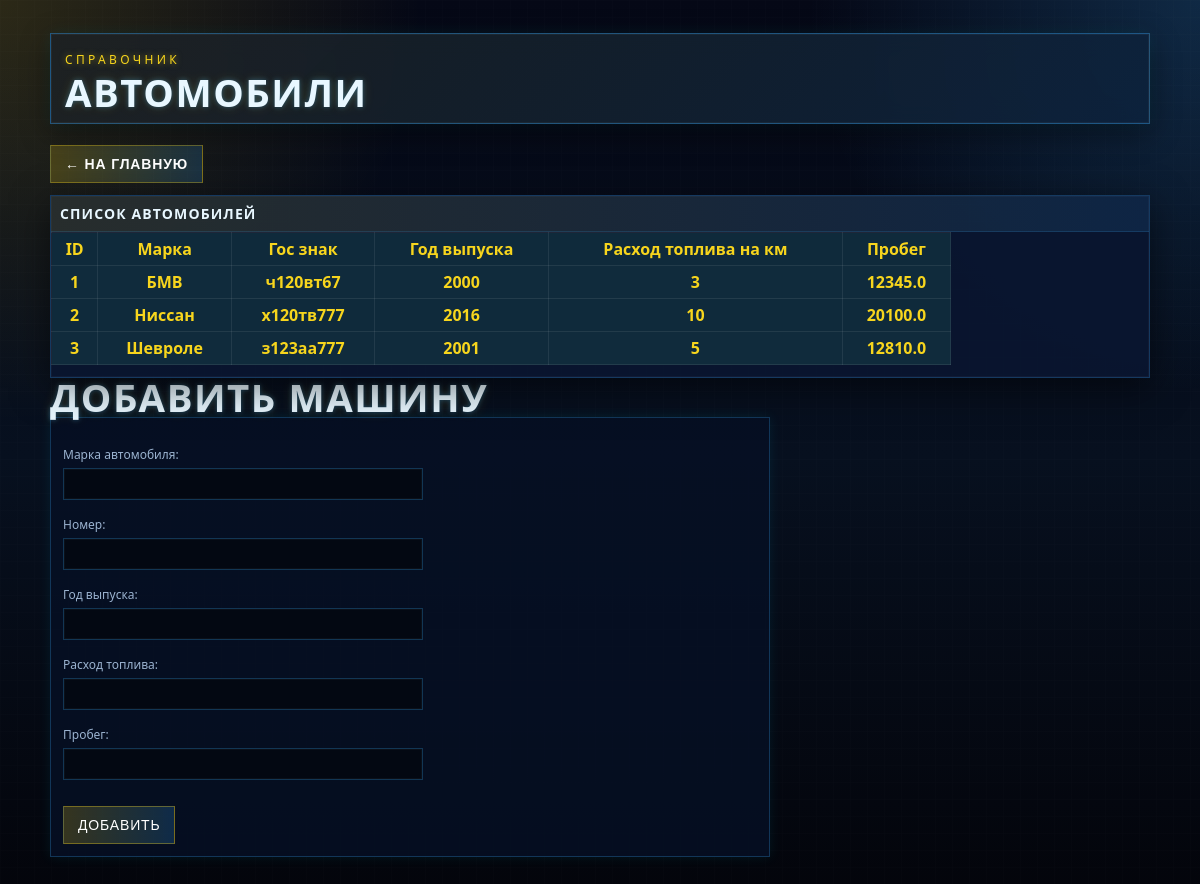
The app's page /car/, older data.
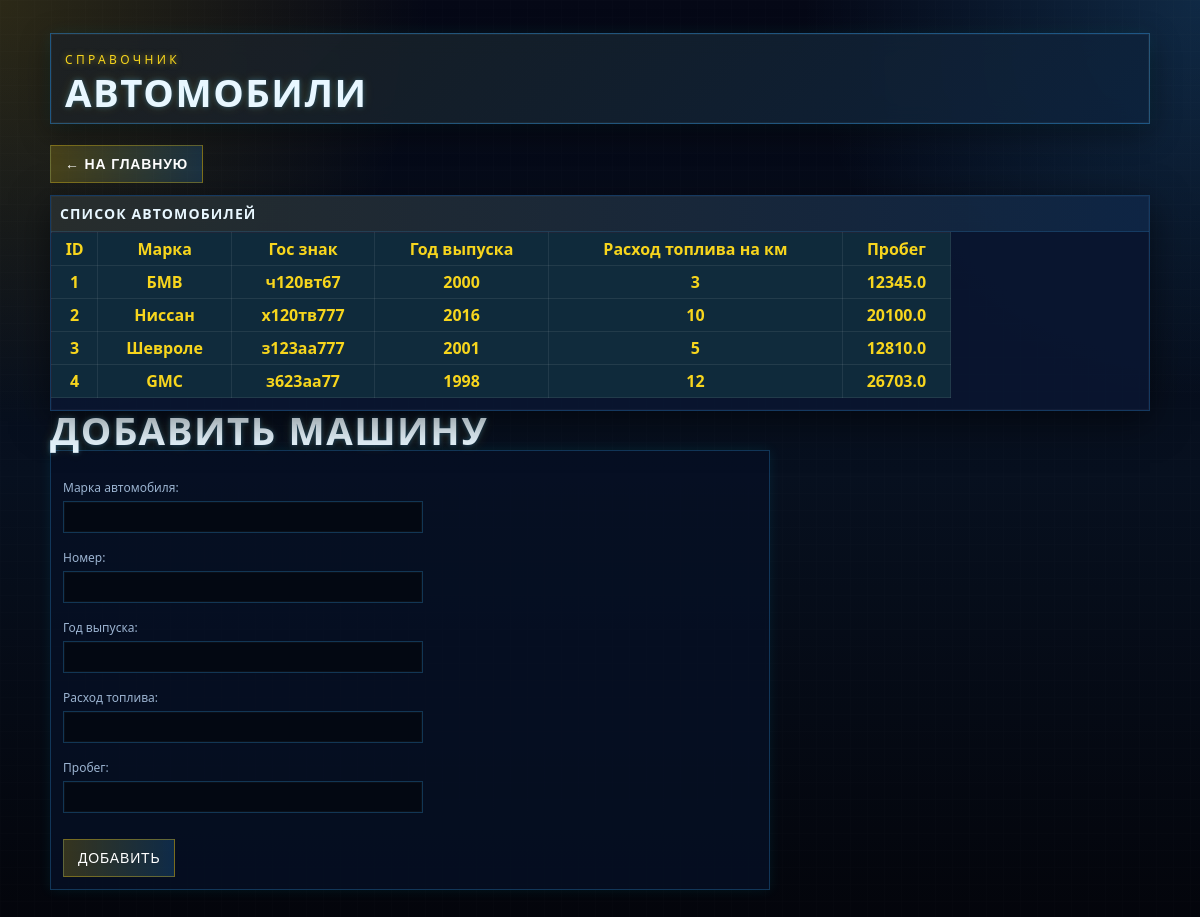
The same page, newer data.
### main/models.py (models this page shows, shortened)
class Car(models.Model):
    marks = models.CharField()
    number = models.CharField()
    yers_relize = models.IntegerField()
    fuel_consumption  = models.IntegerField()#расход топлива на км
    mileage = models.FloatField()# пробег

### main/views.py (the view, shortened to what this page needs)
# urls.py: path('car/',CarListView.as_view(), name='car'),
class CarListView(ListView):
    model = Car
    template_name = 'main/car.html'
    context_object_name = 'cars'
    def get_context_data(self, *, object_list =None, **kwargs):
        context = super().get_context_data(**kwargs)
        context['form'] = AddCar()
        return context

### main/forms.py
class AddCar(forms.ModelForm):
    class Meta:
        model = Car
        fields = ['marks','number','yers_relize','fuel_consumption', 'mileage']
        labels = {
            'marks': 'Марка автомобиля',
            'number': 'Номер',
            'yers_relize': 'Год выпуска',
            'fuel_consumption': 'Расход топлива',
            'mileage': 'Пробег',
        }

### main/templates/main/car.html (shortened to what this page needs)
{% load static %}
<!DOCTYPE html>
<html lang="ru">
<head>
    <link rel="stylesheet" href="{% static 'main/css/style.css' %}">
</head>
<body>
<div class="wrap">
    <section class="hero">
        <span class="eyebrow">Справочник</span>
        <h1>Автомобили</h1>
    </section>
    <div style="margin-bottom: 12px;">
        <button><a href="/">← На главную</a></button>
    </div>
    <section class="panel">
        <div class="panel-head">
            <strong>Список автомобилей</strong>
        </div>
        <div class="table-wrap">
            <table>
                <tr>
                    <th>ID</th>
                    <th>Марка</th>
                    <th>Гос знак</th>
                    <th>Год выпуска</th>
                    <th>Расход топлива на км</th>
                    <th>Пробег</th>
                </tr>
                {% for c in cars %}
                    <tr>
                        <th>{{ c.pk }}</th>
                        <th>{{ c.marks }}</th>
                        <th>{{ c.number }}</th>
                        <th>{{ c.yers_relize }}</th>
                        <th>{{ c.fuel_consumption }}</th>
                        <th>{{ c.mileage }}</th>
                    </tr>
                {% endfor %}
            </table>
        </div>
    </section>
    <h1>Добавить машину</h1>
    <form method="post">
        {{ form.as_p }}
        <button type="submit">Добавить</button>
    </form>
</div>
</body>
</html>

Row changes from the older to the newer data that the page shows:
added Car: pk "4", marks "GMC", number "з623аа77", yers_relize "1998", fuel_consumption "12", mileage "26703.0"
